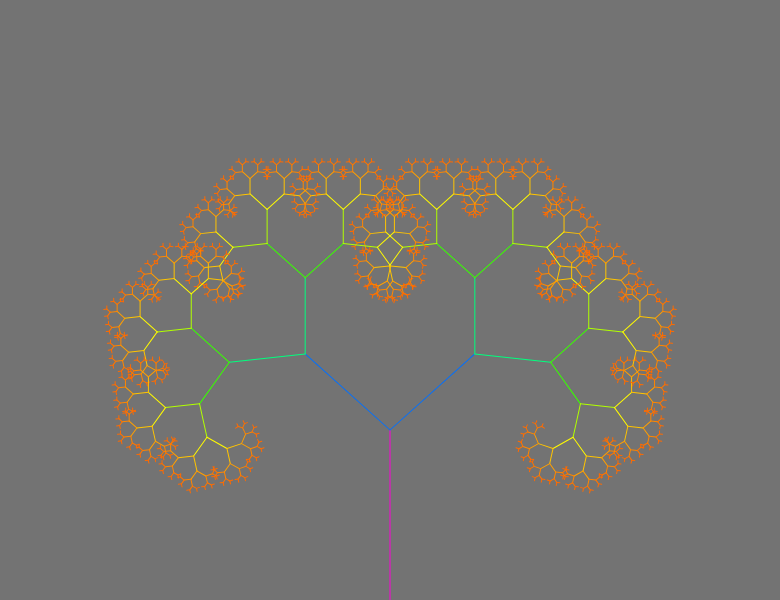
Frame 1 (no input)
Frame 60 (no input): identical to frame 1, image omitted
Frame 120 (the mouse pressed at the canvas centre since frame 60): identical to frame 1, image omitted

The p5.js sketch that drew this single still picture (run headless with seeded random() and noise() and a simulated clock; from frame 60 on, the mouse is pressed at the canvas centre):

// p5.js sketch
// ── sketch.js
var angle;
var slider_angle, slider_length;
var length;
var nrOfLines;

//parameters: len = length of current line
//          : nrLines = number of lines
function drawTree(len, nrLines) {
    
    var colour = map(len, 0, 200, 20, 360);
    stroke(colour, 100, 100 );
    line(0, 0, 0, -len);
    translate(0, -len);

    if (nrLines > 0) {
        push();
        rotate(angle);
        drawTree(len * 0.67,nrLines-1);
        pop();

        push();
        rotate(-angle);
        drawTree(len * 0.67,nrLines-1);
        pop();
    }
}

function setup() {
    createCanvas(780, 600);
    colorMode(HSB);
    frameRate(60);

    slider_angle = createSlider(0, PI, 0.84,0.01);
    slider_angle.style('width', '50%');

    slider_length = createSlider(50, 200, 170, 0.01);
    slider_length.style('width', '50%');
}


function draw() {
    background(217, 0, 45);
    
    angle = slider_angle.value();
    length = slider_length.value();
    nrOfLines = map(slider_length.value(), 50, 300, 5, 14);
    translate(width/2, height);
    
    drawTree(length,nrOfLines);
}
